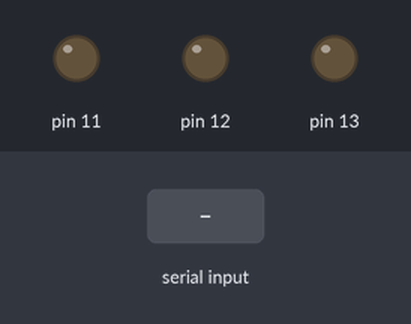
A sketch run on a simulated Arduino Uno, built with avr-gcc and run on an emulated ATmega328P. Parts: output pins drawn as LEDs (lit = HIGH). Inputs (shaded band) come from the test bench.

Above: at 1.2 s.
1.3 s: "1" received over Serial
At 2.2 s:
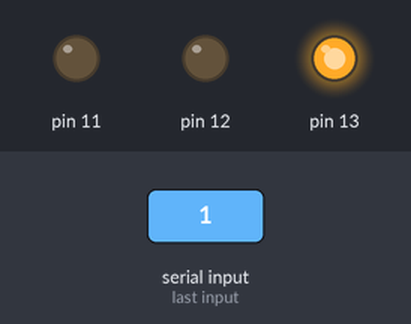
2.8 s: "2" received over Serial
At 3.4 s:
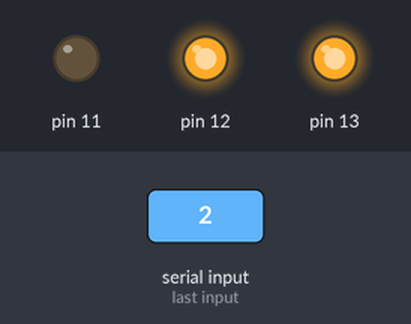
4.3 s: "3" received over Serial
At 5.5 s:
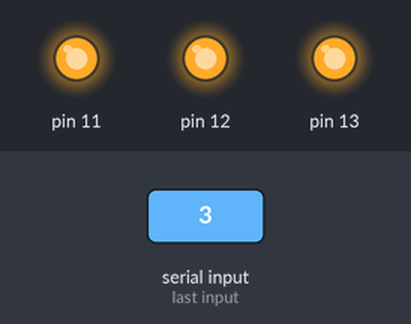
5.8 s: "A" received over Serial
At 6.8 s:
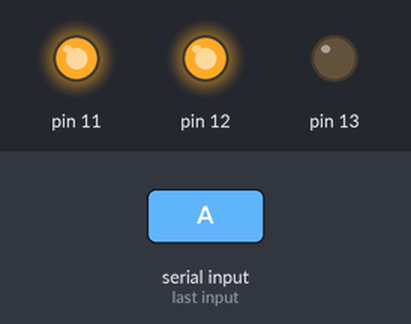
7.3 s: "B" received over Serial
At 8.0 s:
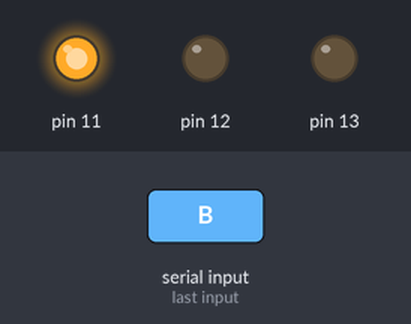
8.8 s: "C" received over Serial
At 9.1 s:
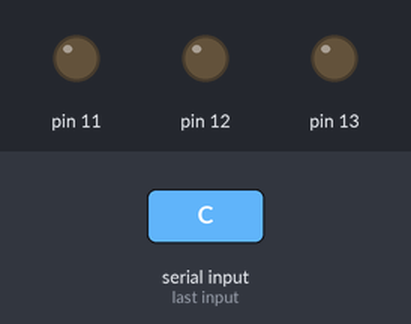
Timing chart, 0 to 11.3 s (numbered marks = the images above; inputs shaded):
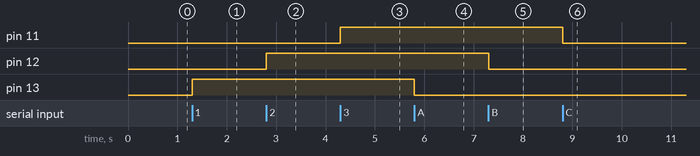

Measured:
- after the input at 1.3 s, pin 13: LOW → HIGH at once
- after the input at 2.8 s, pin 12: LOW → HIGH at once
- after the input at 4.3 s, pin 11: LOW → HIGH at once
- after the input at 5.8 s, pin 13: HIGH → LOW at once
- after the input at 7.3 s, pin 12: HIGH → LOW at once
- after the input at 8.8 s, pin 11: HIGH → LOW at once

The sketch:

led_teclado.ino
```cpp
void setup() {
  Serial.begin(9600);
  pinMode(11, OUTPUT);
  pinMode(12, OUTPUT);
  pinMode(13, OUTPUT);
}

void loop() {
  int x = Serial.available();
  if(x>0){
    char c = Serial.read();
    if(c=='1') digitalWrite(13,HIGH);
    if(c=='2') digitalWrite(12,HIGH);
    if(c=='3') digitalWrite(11,HIGH);
    if(c=='A') digitalWrite(13,LOW);
    if(c=='B') digitalWrite(12,LOW);
    if(c=='C') digitalWrite(11,LOW);
  }
}
```
